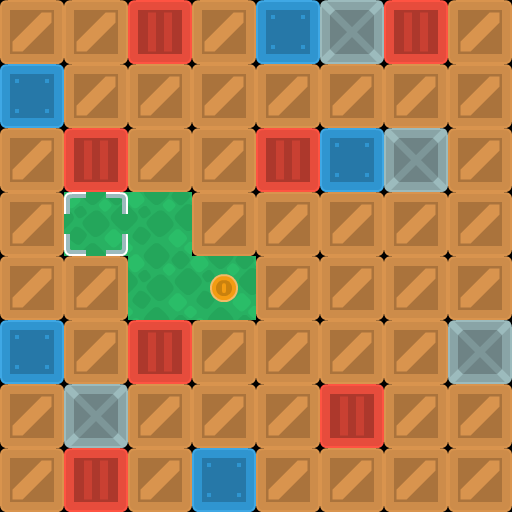

A 2D game scene composited from a Tiled map and its tileset images. What follows is a short description and the map's XML, with every tile layer's data as written:
An orthogonal 8x8 tile map with 64x64 px tiles, 3 tile layers (background, walls, objects).

<map version="1.10" tiledversion="1.11.2" orientation="orthogonal" renderorder="right-down" width="8" height="8" tilewidth="64" tileheight="64" infinite="0" nextlayerid="5" nextobjectid="1">
 <editorsettings>
  <export target="map2.csv" format="csv" />
 </editorsettings>
 <properties>
  <property name="character_bottom" value="[[0, 5], [1, 5], [2, 5]]" />
  <property name="character_left" value="[[3, 7], [4, 7], [5, 7]]" />
  <property name="character_right" value="[[0, 7], [1, 7], [2, 7]]" />
  <property name="character_top" value="[[3, 5], [4, 5], [5, 5]]" />
 </properties>
 <tileset firstgid="1" source="sokoban_tilesheet.tsx" />
 <layer id="4" name="background" width="8" height="8">
  <data encoding="csv">
0,0,0,0,0,0,0,0,
0,0,0,0,0,0,0,0,
0,0,0,0,0,0,0,0,
0,89,89,0,0,0,0,0,
0,0,89,89,0,0,0,0,
0,0,0,0,0,0,0,0,
0,0,0,0,0,0,0,0,
0,0,0,0,0,0,0,0
</data>
 </layer>
 <layer id="1" name="walls" width="8" height="8">
  <data encoding="csv">
2,2,3,2,4,6,3,2,
4,2,2,2,2,2,2,2,
2,3,2,2,3,4,6,2,
2,0,0,2,2,2,2,2,
2,2,0,0,2,2,2,2,
4,2,3,2,2,2,2,6,
2,6,2,2,2,3,2,2,
2,3,2,4,2,2,2,2
</data>
 </layer>
 <layer id="3" name="objects" width="8" height="8">
  <data encoding="csv">
0,0,0,0,0,0,0,0,
0,0,0,0,0,0,0,0,
0,0,0,0,0,0,0,0,
0,40,0,0,0,0,0,0,
0,0,0,75,0,0,0,0,
0,0,0,0,0,0,0,0,
0,0,0,0,0,0,0,0,
0,0,0,0,0,0,0,0
</data>
 </layer>
</map>
